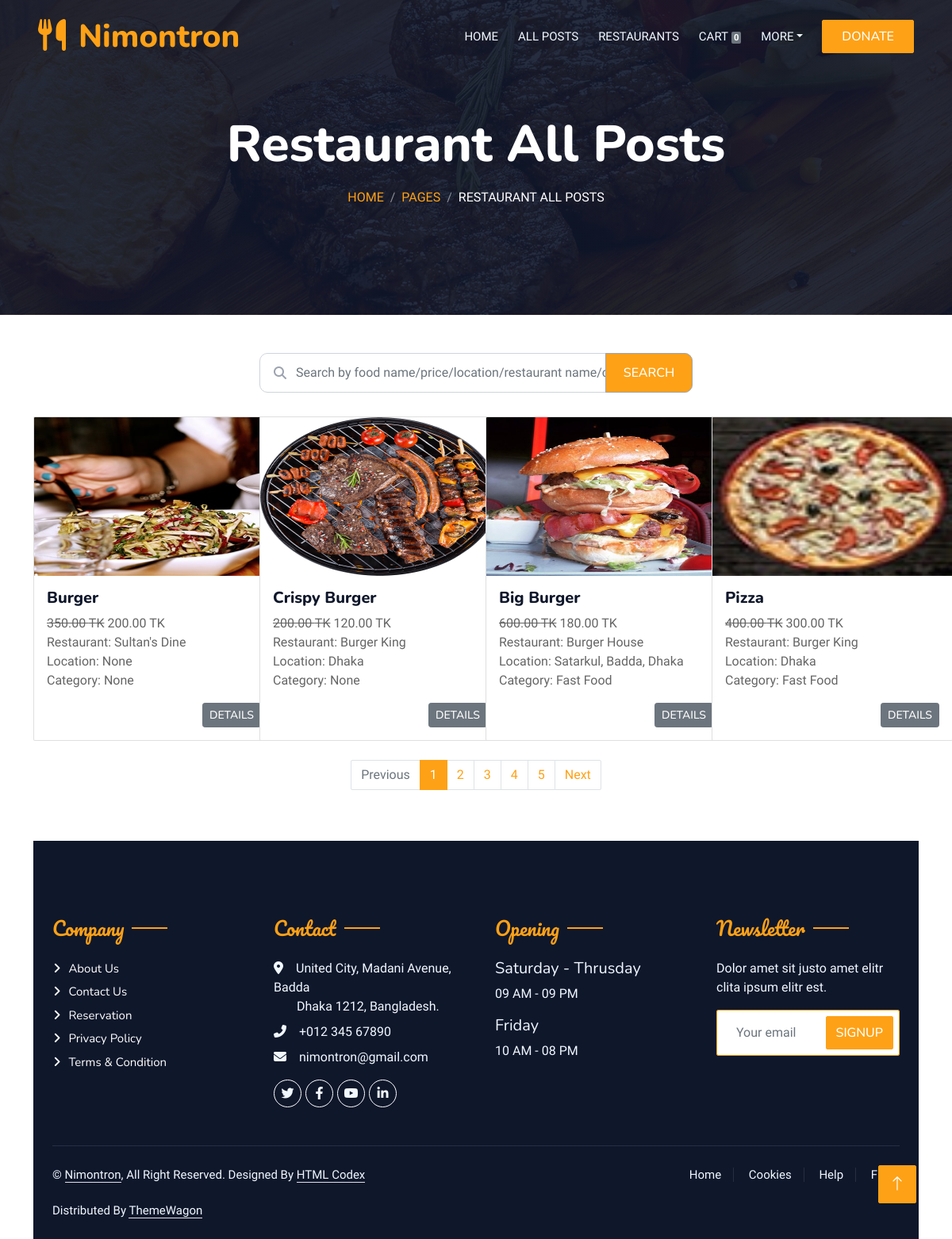
Page /restaurant_all_post (signed in) on the committed database.
### customers/models.py (models this page shows, shortened)
class Post(models.Model):
    restaurant = models.ForeignKey(Restaurant, on_delete=models.CASCADE)
    name = models.CharField(max_length=100, null=True)
    start_date = models.DateField()
    end_date = models.DateField()
    title = models.CharField(max_length=50)
    description = models.TextField(max_length=255)
    image = models.FileField()
    location = models.CharField(max_length=100, null=True)
    category_name = models.ForeignKey(Category, on_delete=models.CASCADE, null=True)
    category = models.CharField(max_length=50, null=True)
    prev_price = models.DecimalField(max_digits=8, decimal_places=2)
    new_price = models.DecimalField(max_digits=8, decimal_places=2)
    creation_date = models.DateField()

class Restaurant(models.Model):
    user = models.ForeignKey(User, on_delete=models.CASCADE)
    contact_no = models.CharField(max_length=15, null=True)
    description = models.TextField(max_length=255, blank=True)
    address = models.CharField(max_length=100)
    name = models.CharField(max_length=100, null=True)
    image = models.FileField(null=True)
    ratting = models.IntegerField(blank=True, null=True)
    type = models.CharField(max_length=15, null=True)
    facebook_page = models.CharField(max_length=50, null=True)
    status = models.CharField(max_length=20, null=True)

### customers/views.py (the view)
# urls.py: path('restaurant_all_post', views.restaurant_all_post, name='restaurant_all_post'),
def restaurant_all_post(request):
    if not request.user.is_authenticated:
        return redirect('customers:login_as')
    temp['title'] = 'Restaurant All Posts'
    temp['sub_title'] = 'Restaurant All Posts'
    nums='a'
    if 'search' in request.GET:
        q=request.GET['search']
        t=q.isdigit()
        if t==1:
            p=int(q)
            p2=p-10
            p3=p+10
            p4=p-20
            p5=p+20
            p6=p-5
            p7=p+5
            p8=p-15
            p9=p+15
            p10=p-25
            p11=p+25
            p12=p+1
            p13=p+2
            p14=p+3
            p15=p+4
            p16=p+6
            p17=p+7
            p18=p+8
            p19=p+9
            p20=p-1
            p21=p-2
            p22=p-3
            p23=p-4
            p24=p-6
            p25=p-7
            p26=p-8
            p27=p-9
            p28=p+11
            p29=p+12
            p30=p+13
            p31=p+14
            p32=p-11
            p33=p-12
            p34=p-13
            p35=p-14
            posts=Post.objects.filter(Q(new_price=q)| Q(new_price=p2)|Q(new_price=p3)|Q(new_price=p5)|Q(new_price=p4)
            |Q(new_price=p6)|Q(new_price=p7)|Q(new_price=p8)|Q(new_price=p9)|Q(new_price=p10)|Q(new_price=p11)
            |Q(new_price=p12)|Q(new_price=p13)|Q(new_price=p14)|Q(new_price=p15)|Q(new_price=p16)|Q(new_price=p17)
            |Q(new_price=p18)|Q(new_price=p19)|Q(new_price=p20)|Q(new_price=p21)|Q(new_price=p22)|Q(new_price=p23)
            |Q(new_price=p24)|Q(new_price=p25)|Q(new_price=p26)|Q(new_price=p27)|Q(new_price=p28)|Q(new_price=p29)
            |Q(new_price=p30)|Q(new_price=p31)|Q(new_price=p32)|Q(new_price=p33)|Q(new_price=p34)|Q(new_price=p35)
            )
        else:
            posts=Post.objects.filter(
            Q(title__icontains=q) | Q(location__icontains=q)| Q(description__icontains=q)
            | Q(name__icontains=q) | Q(category__icontains=q))
    else:
        post = Post.objects.all()
        per_page = 4
        all_post = Paginator(post, per_page)
        page = request.GET.get('page')
        venu = all_post.get_page(page)
        nums = 'a' * venu.paginator.num_pages
        try:
            posts = all_post.get_page(page)
        except PageNotAnInteger:
            posts = all_post.page(1)
        except EmptyPage:
            posts = all_post.page(all_post.num_page)
    temp['total_posts'] = posts
    temp['nums'] = nums
    return render(request, 'customers/restaurant_all_post.html', temp)

### customers/templates/customers/restaurant_all_post.html (shortened to what this page needs)
{% include 'customers/customer_header.html' %}
{% load static %}
<div class="container">
    <div class="row">
        <form>
            <div class="row height d-flex justify-content-center align-items-center">
                <div class="col-md-6">
                    <div class="form"> <i class="fa fa-search"></i> <input id="tags" name="search" type="text"
                            class="form-control form-input" placeholder="Search by food name/price/location/restaurant name/category"> <button
                            class="btn btn-primary">Search</button>
                    </div>
                </div>
            </div>
        </form>
        {% for i in total_posts %}
        <div class="col-md-3">
            <div class="card mb-4" style="width: 19rem;">
                <img class="card-img-top" height="200px" src=" {{i.image.url}}" alt="Card image cap">
                <div class="card-body">
                    <h5 class="card-title">{{i.title}}</h5>
                    <p class="card-text">
                        <del>{{i.prev_price}} TK</del> <span>{{i.new_price}} TK</span>
                        <br>
                        Restaurant: {{i.restaurant.user.first_name}} {{i.restaurant.user.last_name}}
                        <br>
                        Location: {{i.location}}
                        <br>
                        Category: {{i.category}}
                    </p>
                    <div class="d-grid gap-2 d-md-flex justify-content-md-end">
                        <a href="#" type="button" class="btn btn-sm btn-secondary">Details</a>
                    </div>
                </div>
            </div>
        </div>
        {% endfor %}
        <br>
        <div class="d-flex justify-content-center">
            <nav aria-label="...">
                <ul class="pagination">
                    {% if not total_posts.has_previous %}
                    <li class="page-item disabled">
                        <a class="page-link" href="#" tabindex="-1">Previous</a>
                    </li>
                    {% endif %}
                    {% for i in nums %}
                    {% if forloop.counter == total_posts.number %}
                    <li class="page-item active">
                        <a class="page-link" href=""> {{ total_posts.number }} </a>
                    </li>
                    {% endif %}
                    {% if forloop.counter != total_posts.number %}
                    <li class="page-item">
                        <a class="page-link" href="?page={{ forloop.counter }}"
                            tabindex="-1">{{ forloop.counter }}</a>
                    </li>
                    {% endif %}
                    {% endfor %}
                    {% if total_posts.has_next %}
                    <li class="page-item">
                        <a class="page-link" href="?page={{ total_posts.next_page_number }}">Next</a>
                    </li>
                    {% endif %}
                </ul>
            </nav>
        </div>
    </div>
    {% include 'customers/customer_footer.html' %}

### customers/static/customers/css/style.css (style rules this page uses)
:root { --primary: #FEA116; --light: #F1F8FF; --dark: #0F172B; }
.btn { font-family: 'Nunito', sans-serif; font-weight: 500; text-transform: uppercase; transition: .5s; }
.btn.btn-primary, .btn.btn-secondary { color: #FFFFFF; }

### customers/templates/customers/restaurant_all_post.html (style rules this page uses)
body { background: #d1d5db }
.height { margin-bottom: 30px; }
.form { position: relative }
.form .fa-search { position: absolute; top: 17px; left: 18px; color: #9ca3af }
.form-input { height: 50px; text-indent: 33px; border-radius: 10px }
.form button { position: absolute; top: 0px; right: 0px; height: 50px; width: 110px; border: 1px solid #9ca3af; border-radius: 0px 10px 10px 0px; }

### rows in the picture
Post: image (picture), title "Burger", prev_price "350.00", new_price "200.00", restaurant.user.first_name "Sultan's Dine", location "None", category "None"
Post: image (picture), title "Crispy Burger", prev_price "200.00", new_price "120.00", restaurant.user.first_name "Burger King", location "Dhaka", category "None"
Post: image (picture), title "Big Burger", prev_price "600.00", new_price "180.00", restaurant.user.first_name "Burger House", location "Satarkul, Badda, Dhaka", category "Fast Food"
Post: image (picture), title "Pizza", prev_price "400.00", new_price "300.00", restaurant.user.first_name "Burger King", location "Dhaka", category "Fast Food"

### other values in the picture
{{ name }} "Nimontron"
{{ cart }} "0"
{{ title }} "Restaurant All Posts"
{{ sub_title }} "RESTAURANT ALL POSTS"
{{ total_posts.number }} "1"
